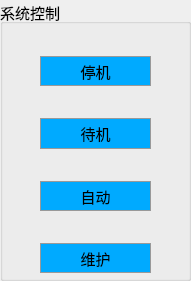
     <widget class="QGroupBox" name="groupBox_6">
      <property name="geometry">
       <rect>
        <x>10</x>
        <y>10</y>
        <width>191</width>
        <height>281</height>
       </rect>
      </property>
      <property name="font">
       <font>
        <pointsize>11</pointsize>
       </font>
      </property>
      <property name="title">
       <string>系统控制</string>
      </property>
      <widget class="QWidget" name="layoutWidget">
       <property name="geometry">
        <rect>
         <x>40</x>
         <y>30</y>
         <width>111</width>
         <height>243</height>
        </rect>
       </property>
       <layout class="QVBoxLayout" name="verticalLayout_2">
        <item>
         <layout class="QHBoxLayout" name="horizontalLayout_10" stretch="5,3,5">
          <item>
           <spacer name="horizontalSpacer_10">
            <property name="orientation">
             <enum>Qt::Horizontal</enum>
            </property>
            <property name="sizeHint" stdset="0">
             <size>
              <width>40</width>
              <height>20</height>
             </size>
            </property>
           </spacer>
          </item>
          <item>
           <widget class="QLabel" name="label_55">
            <property name="styleSheet">
             <string notr="true">border-image: url(:/images/blackC.png);</string>
            </property>
            <property name="text">
             <string/>
            </property>
           </widget>
          </item>
          <item>
           <spacer name="horizontalSpacer_9">
            <property name="orientation">
             <enum>Qt::Horizontal</enum>
            </property>
            <property name="sizeHint" stdset="0">
             <size>
              <width>40</width>
              <height>20</height>
             </size>
            </property>
           </spacer>
          </item>
         </layout>
        </item>
        <item>
         <widget class="QPushButton" name="pushButton_5">
          <property name="sizePolicy">
           <sizepolicy hsizetype="Minimum" vsizetype="MinimumExpanding">
            <horstretch>0</horstretch>
            <verstretch>0</verstretch>
           </sizepolicy>
          </property>
          <property name="styleSheet">
           <string notr="true">QPushButton{background-color:#00aaff;width:48px;height:24px;border:1px solid #999999;opacity:1;}
QPushButton:hover{width: 48px;height: 24px;background: #E4EEF8;border: 1px solid #87AFFA;opacity: 1;}
QPushButton:pressed{width: 56px;height: 24px;background: #CCE5F8;border: 1px solid #0A64E1;opacity: 1;}
QPushButton:disabled{width: 56px;height: 24px;background: #CCE5F8;border: 1px solid #0A64E1;opacity: 1;}
</string>
          </property>
          <property name="text">
           <string>停机</string>
          </property>
         </widget>
        </item>
        <item>
         <layout class="QHBoxLayout" name="horizontalLayout_11" stretch="5,3,5">
          <item>
           <spacer name="horizontalSpacer_30">
            <property name="orientation">
             <enum>Qt::Horizontal</enum>
            </property>
            <property name="sizeHint" stdset="0">
             <size>
              <width>40</width>
              <height>20</height>
             </size>
            </property>
           </spacer>
          </item>
          <item>
           <widget class="QLabel" name="label_56">
            <property name="styleSheet">
             <string notr="true">border-image: url(:/images/blackC.png);</string>
            </property>
            <property name="text">
             <string/>
            </property>
           </widget>
          </item>
          <item>
           <spacer name="horizontalSpacer_29">
            <property name="orientation">
             <enum>Qt::Horizontal</enum>
            </property>
            <property name="sizeHint" stdset="0">
             <size>
              <width>40</width>
              <height>20</height>
             </size>
            </property>
           </spacer>
          </item>
         </layout>
        </item>
        <item>
         <widget class="QPushButton" name="pushButton_54">
          <property name="sizePolicy">
           <sizepolicy hsizetype="Minimum" vsizetype="MinimumExpanding">
            <horstretch>0</horstretch>
            <verstretch>0</verstretch>
           </sizepolicy>
          </property>
          <property name="styleSheet">
           <string notr="true">QPushButton{background-color:#00aaff;width:48px;height:24px;border:1px solid #999999;opacity:1;}
QPushButton:hover{width: 48px;height: 24px;background: #E4EEF8;border: 1px solid #87AFFA;opacity: 1;}
QPushButton:pressed{width: 56px;height: 24px;background: #CCE5F8;border: 1px solid #0A64E1;opacity: 1;}
QPushButton:disabled{width: 56px;height: 24px;background: #CCE5F8;border: 1px solid #0A64E1;opacity: 1;}
</string>
          </property>
          <property name="text">
           <string>待机</string>
          </property>
         </widget>
        </item>
        <item>
         <layout class="QHBoxLayout" name="horizontalLayout_12" stretch="5,3,5">
          <item>
           <spacer name="horizontalSpacer_31">
            <property name="orientation">
             <enum>Qt::Horizontal</enum>
            </property>
            <property name="sizeHint" stdset="0">
             <size>
              <width>40</width>
              <height>20</height>
             </size>
            </property>
           </spacer>
          </item>
          <item>
           <widget class="QLabel" name="label_57">
            <property name="styleSheet">
             <string notr="true">border-image: url(:/images/blackC.png);</string>
            </property>
            <property name="text">
             <string/>
            </property>
           </widget>
          </item>
          <item>
           <spacer name="horizontalSpacer_32">
            <property name="orientation">
             <enum>Qt::Horizontal</enum>
            </property>
            <property name="sizeHint" stdset="0">
             <size>
              <width>40</width>
              <height>20</height>
             </size>
            </property>
           </spacer>
          </item>
         </layout>
        </item>
        <item>
         <widget class="QPushButton" name="pushButton_62">
          <property name="sizePolicy">
           <sizepolicy hsizetype="Minimum" vsizetype="MinimumExpanding">
            <horstretch>0</horstretch>
            <verstretch>0</verstretch>
           </sizepolicy>
          </property>
          <property name="styleSheet">
           <string notr="true">QPushButton{background-color:#00aaff;width:48px;height:24px;border:1px solid #999999;opacity:1;}
QPushButton:hover{width: 48px;height: 24px;background: #E4EEF8;border: 1px solid #87AFFA;opacity: 1;}
QPushButton:pressed{width: 56px;height: 24px;background: #CCE5F8;border: 1px solid #0A64E1;opacity: 1;}
QPushButton:disabled{width: 56px;height: 24px;background: #CCE5F8;border: 1px solid #0A64E1;opacity: 1;}
</string>
          </property>
          <property name="text">
           <string>自动</string>
          </property>
         </widget>
        </item>
        <item>
         <layout class="QHBoxLayout" name="horizontalLayout_25" stretch="5,3,5">
          <item>
           <spacer name="horizontalSpacer_33">
            <property name="orientation">
             <enum>Qt::Horizontal</enum>
            </property>
            <property name="sizeHint" stdset="0">
             <size>
              <width>40</width>
              <height>20</height>
             </size>
            </property>
           </spacer>
          </item>
          <item>
           <widget class="QLabel" name="label_58">
            <property name="styleSheet">
             <string notr="true">border-image: url(:/images/blackC.png);</string>
            </property>
            <property name="text">
             <string/>
            </property>
           </widget>
          </item>
          <item>
           <spacer name="horizontalSpacer_34">
            <property name="orientation">
             <enum>Qt::Horizontal</enum>
            </property>
            <property name="sizeHint" stdset="0">
             <size>
              <width>40</width>
              <height>20</height>
             </size>
            </property>
           </spacer>
          </item>
         </layout>
        </item>
        <item>
         <widget class="QPushButton" name="pushButton_63">
          <property name="sizePolicy">
           <sizepolicy hsizetype="Minimum" vsizetype="MinimumExpanding">
            <horstretch>0</horstretch>
            <verstretch>0</verstretch>
           </sizepolicy>
          </property>
          <property name="styleSheet">
           <string notr="true">QPushButton{background-color:#00aaff;width:48px;height:24px;border:1px solid #999999;opacity:1;}
QPushButton:hover{width: 48px;height: 24px;background: #E4EEF8;border: 1px solid #87AFFA;opacity: 1;}
QPushButton:pressed{width: 56px;height: 24px;background: #CCE5F8;border: 1px solid #0A64E1;opacity: 1;}
QPushButton:disabled{width: 56px;height: 24px;background: #CCE5F8;border: 1px solid #0A64E1;opacity: 1;}
</string>
          </property>
          <property name="text">
           <string>维护</string>
          </property>
         </widget>
        </item>
       </layout>
      </widget>
     </widget>
